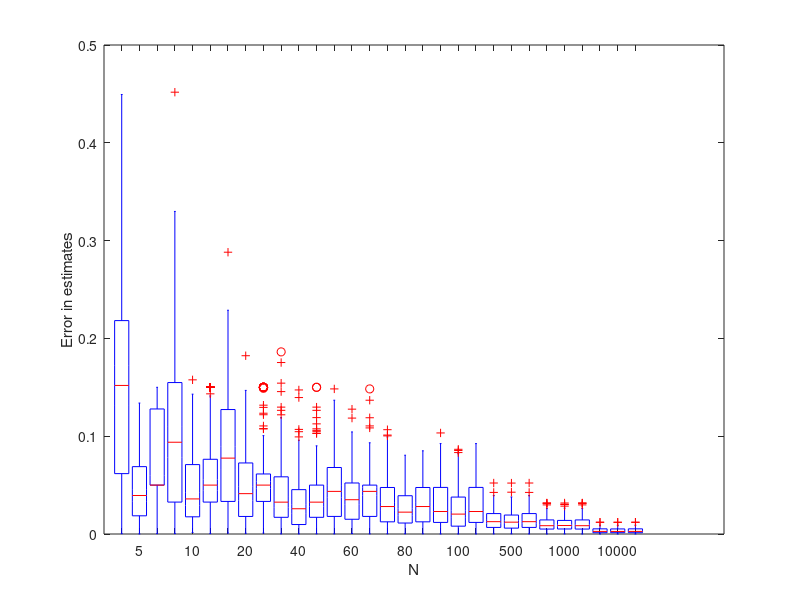

Recreate this plot in MATLAB.
% Comparing Estimates

% Seed
rng(1);

% Declaring Variables
N = [5 10 20 40 60 80 100 500 1000 10000];
SS = length(N);
M = 150;
utrue = 10;
sigma = 4;
% storing error values
error = zeros(M,3 * SS);
uprior = 10.5;
sigmaprior = 1;

for k = 1:SS
  n = N(k);
  for m = 1:M
    % normal distribution with required parameters
    data = (sigma * randn(n,1)) + utrue;
    % ML estimate for mean
    mle = sum(data) / n; 
    % MAP1 estimate using gaussian prior
    map1 = ((mle) * sigmaprior^2 + uprior * (sigma^2 / n)) / (sigmaprior^2 + (sigma^2 / n));
    % MAP2 estimate using uniform prior
    map2 = mle; % in general
    % MAP cannot go beyond prior data region
    if map2 < 9.5
      map2 = 9.5;
    end
    if map2 > 11.5
      map2 = 11.5;
    end
    error(m,3 * k - 2) = abs(mle - utrue) / utrue;
    error(m,3 * k - 1) = abs(map1 - utrue) / utrue;
    error(m,3 * k) = abs(map2 - utrue) / utrue;
  end  
end

figure;
axis equal;
boxplot(error, 'Labels', {'','5','','','10','','','20','','','40','','','60','','','80','','','100','','','500','','','1000','','','10000',''});
xlabel('N');
ylabel('Error in estimates');